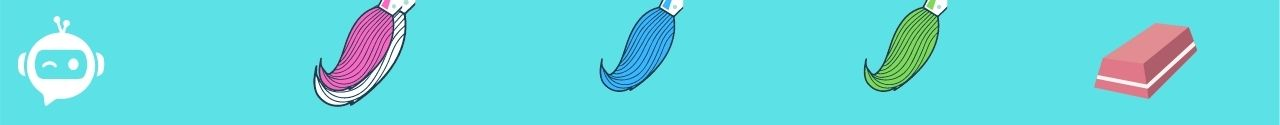
#> input picture opencv/Murtaza/Virtual Painter/pic/1.jpg, 1280 x 125 px, found by its file name
$ python histogram.py
#> lines starting #> are read from the running program, lines starting #| are printed output that depends on the picture; after the words box and inside, x2 and y2 are one past the last pixel; in counts of white or black regions, pixels touching at a corner belong together
"""
bitwise.py    masking.py
https://www.youtube.com/watch?v=oXlwWbU8l2o
https://github.com/jasmcaus/opencv-course/blob/master/Section%20%232%20-%20Advanced/histogram.py
 02:02:10   02:15:10

"""


import getpass
import cv2 as cv
import numpy as np
import cvzone
import matplotlib.pyplot as plt

file_name = '1.jpg'
def readImagePath():
    BASE_FOLDER = 'C:/Users/' + getpass.getuser()
    BASE_FOLDER = BASE_FOLDER + '/Pictures/Saved Pictures/'
    path = BASE_FOLDER

    return path+file_name

def nothing(x):
    pass


cv.namedWindow('image')
cv.createTrackbar('radios', 'image', 150, 550, nothing)
cv.createTrackbar('x', 'image', 150, 500, nothing)
cv.createTrackbar('y', 'image', 150, 500, nothing)

file_path = readImagePath()
img0 = cv.imread(file_path)
#> img0 is the input picture: shape (125, 1280, 3); mean B, G, R 221.7, 216.1, 101.1
gray = cv.cvtColor(img0, cv.COLOR_BGR2GRAY)
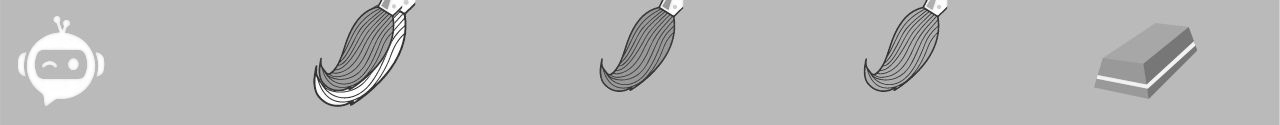
#> gray: shape (125, 1280); min 31, max 255, mean 182.5

plt.figure()
plt.title('Grayscale Histogram')
plt.xlabel('Bins')
plt.ylabel('# of pixels')

while (True):

    r = cv.getTrackbarPos('radios', 'image')
    xx = cv.getTrackbarPos('x', 'image')
    yy = cv.getTrackbarPos('y', 'image')


    blank = np.zeros(img0.shape[:2], dtype='uint8')
    mask = cv.circle(blank, (xx + img0.shape[1] // 2, yy + img0.shape[0] // 2), r, 255, -1)
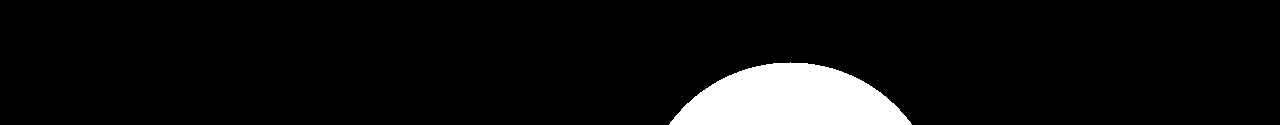
#> blank: shape (125, 1280); 6.7% white; 1 white region, box (x1, y1, x2, y2) and area: (669, 62, 912, 125) 10669
    masked = cv.bitwise_and(img0,img0, mask=mask)
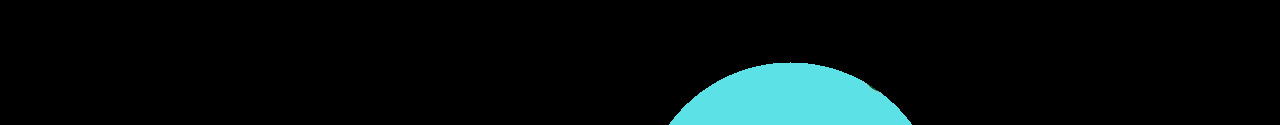
#> masked: shape (125, 1280, 3); mean B, G, R 15.3, 15, 6.1
    # GRayscale histogram
    hist_size = [256]
    ranges = [0, 256]
    #gray_hist = cv.calcHist([img0], [0], masked, hist_size, ranges)

    imgList = [gray, mask, masked, masked, masked,  gray]
    stackedImg = cvzone.stackImages(imgList, 3, 0.5)
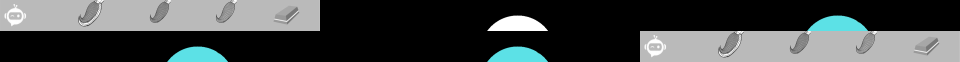
#> stackedImg: shape (124, 1920, 3) (shown at 1/2 size); mean of channels 0, 1, 2 71.3, 71.2, 66.7; drawn as B, G, R
    cv.imshow("Result", stackedImg)
    #####
    colors = ('b', 'g', 'r')
    for i, col in enumerate(colors):
        hist = cv.calcHist([img0], [i], mask, [256], [0, 256])
        plt.plot(hist, color=col)
        plt.xlim([0, 256])

    ########
    #plt.plot(gray_hist)
    #plt.xlim([0,256])
    plt.show()
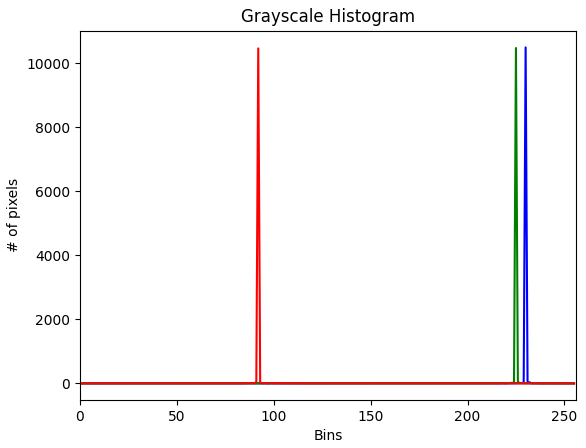
#> figure drawn by matplotlib, 1 panel; curve peaks at x = 230, y = 10499; curve peaks at x = 225, y = 10480; curve peaks at x = 92, y = 10468

    cv.imshow('image',masked)

    k = cv.waitKey(1) & 0xFF
#> (key Esc is pressed here)
    if k == 27:
        break
